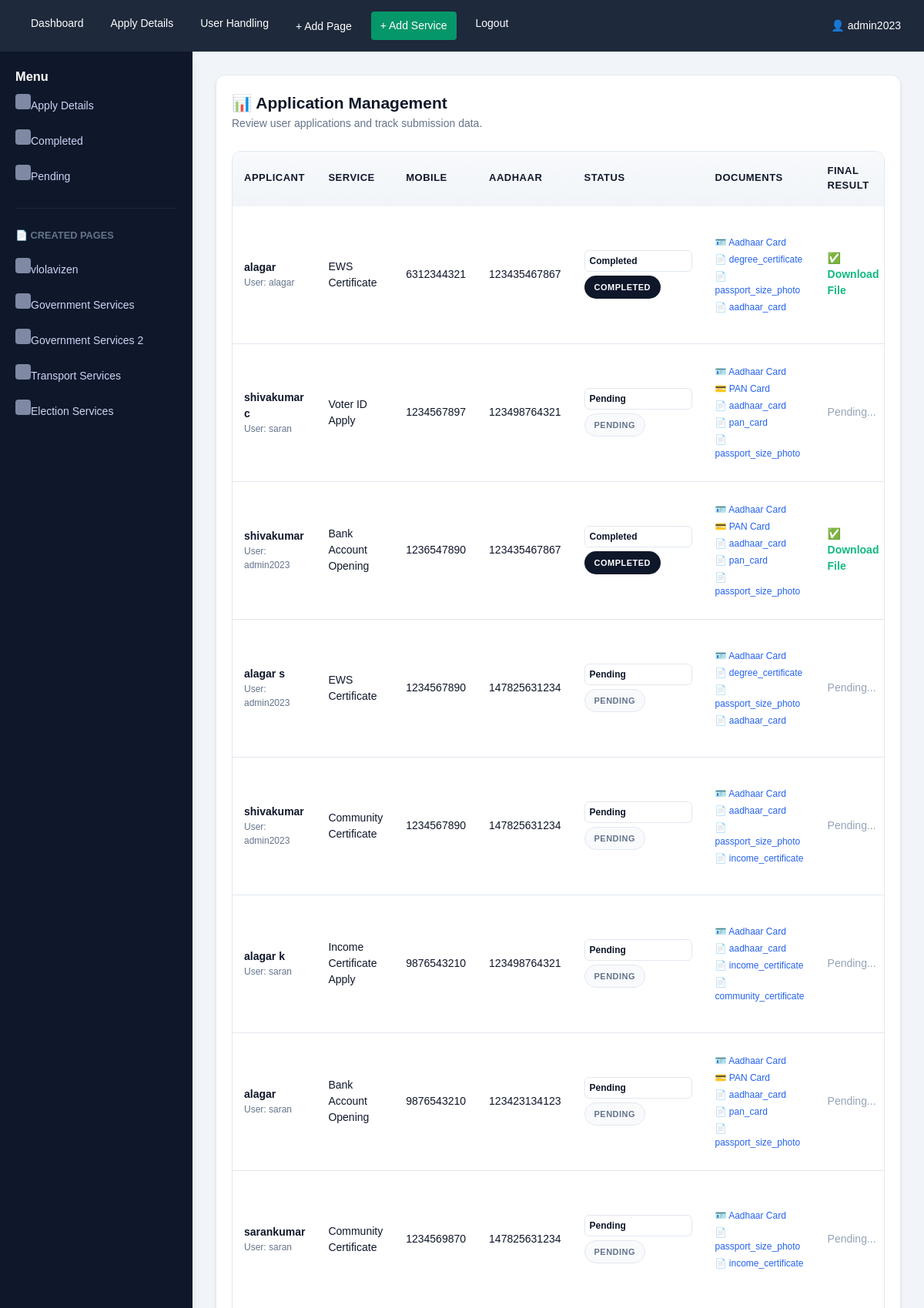
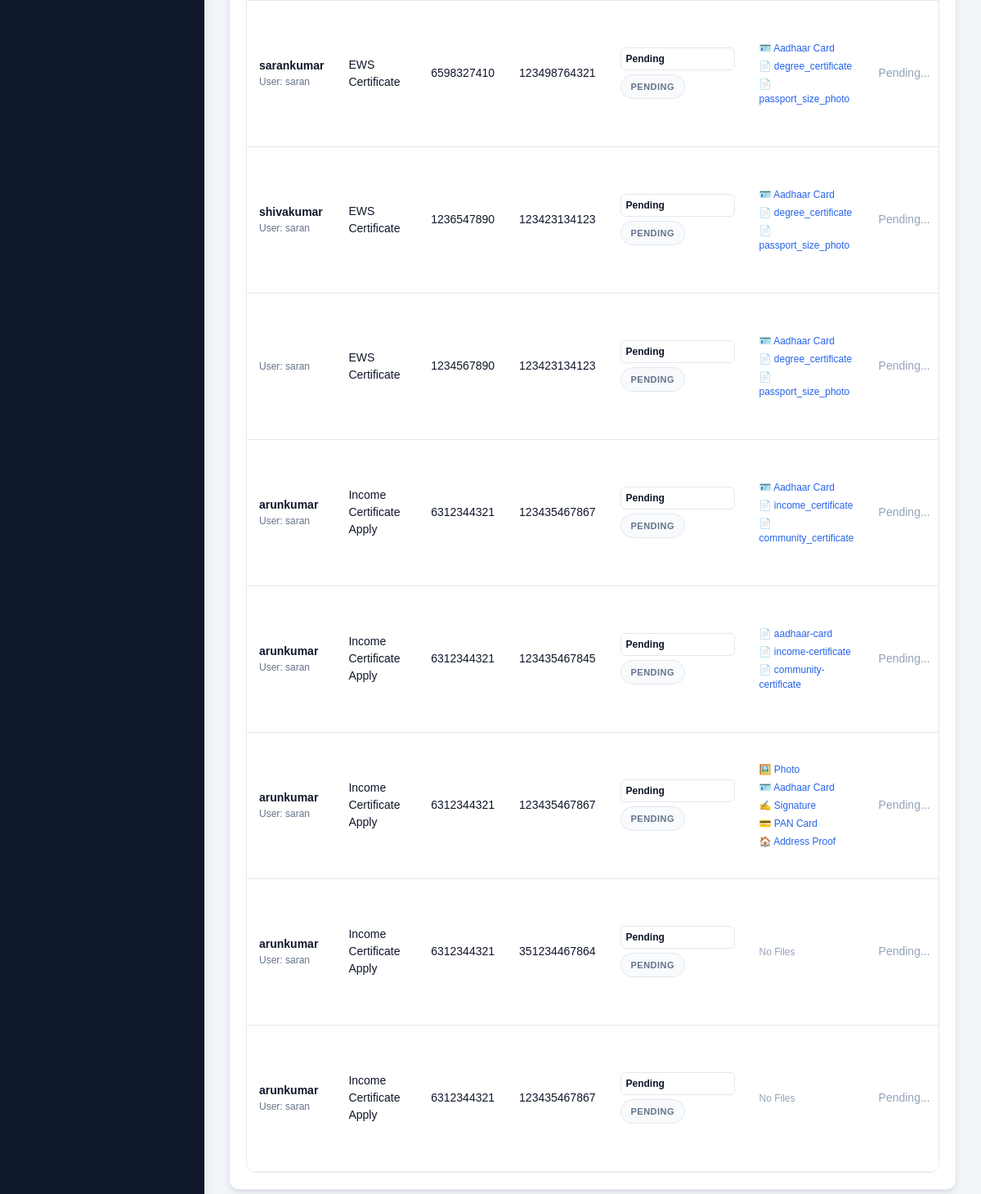
Page /adminsite/apply-details/ (signed in) on the committed database (2 pictures, top to bottom).
### services/models.py (models this page shows, shortened)
class User(AbstractUser):
    ROLE_CHOICES = [
        ('ADMIN', 'Admin'),
        ('AGENT1', 'Agent1'),
        ('AGENT2', 'Agent2'),
        ('USER', 'User'),
    ]
    role = models.CharField(max_length=10, choices=ROLE_CHOICES, default='USER')
    mobile = models.CharField(max_length=15, blank=True, null=True)

class Page(models.Model):
    title = models.CharField(max_length=100)
    description = models.TextField()
    created_at = models.DateTimeField(auto_now_add=True)

class ServiceRequest(models.Model):
    STATUS_CHOICES = [
        ('Pending', 'Pending'),
        ('Under Review', 'Under Review'),
        ('In Progress', 'In Progress'),
        ('Approved', 'Approved'),
        ('Rejected', 'Rejected'),
        ('Completed', 'Completed'),
    ]
    user = models.ForeignKey(User, on_delete=models.CASCADE)
    service = models.ForeignKey(Service, on_delete=models.CASCADE)
    full_name = models.CharField(max_length=100, blank=True)
    dob = models.DateField(null=True, blank=True)
    email = models.EmailField(blank=True)
    address = models.TextField(blank=True)
    mobile = models.CharField(max_length=15, blank=True)
    aadhaar_number = models.CharField(max_length=12, blank=True)
    photo = models.FileField(upload_to='requests/photos/', null=True, blank=True)
    aadhaar_card = models.FileField(upload_to='requests/aadhaar/', null=True, blank=True)
    pan_card = models.FileField(upload_to='requests/pan/', null=True, blank=True)
    signature = models.FileField(upload_to='requests/signatures/', null=True, blank=True)
    address_proof = models.FileField(upload_to='requests/address_proof/', null=True, blank=True)
    dynamic_documents = models.JSONField(default=dict, blank=True)
    description = models.TextField(blank=True)
    completed_file = models.FileField(upload_to='requests/completed/', null=True, blank=True)
    status = models.CharField(max_length=20, choices=STATUS_CHOICES, default='Pending')
    assigned_to = models.ForeignKey(User, on_delete=models.SET_NULL, null=True, blank=True, related_name='assigned_requests')
    created_at = models.DateTimeField(auto_now_add=True)
    remarks = models.TextField(blank=True)

class Service(models.Model):
    name = models.CharField(max_length=100)
    description = models.TextField()
    charges = models.DecimalField(max_digits=10, decimal_places=2, default=0.00, help_text="Service charges amount")
    documents_required = models.TextField(blank=True, help_text="List of required documents")
    tutorial_link = models.URLField(blank=True, help_text="YouTube or tutorial video link")
    apply_link = models.URLField(blank=True, help_text="Link to apply for this service")
    page = models.ForeignKey('Page', on_delete=models.SET_NULL, null=True, blank=True, related_name='services', help_text="Assign to a specific page")
    created_at = models.DateTimeField(auto_now_add=True)

### services/views.py (the view)
# urls.py: path('adminsite/apply-details/', views.apply_details, name='apply_details'),
@login_required
@role_required(['ADMIN', 'AGENT1'])
def apply_details(request):
    all_requests = ServiceRequest.objects.all().order_by('-created_at')
    pages = Page.objects.all()
    agents = User.objects.filter(role__in=['AGENT1', 'AGENT2'])
    template_name = 'admin-site/apply_details.html'
    if request.user.role == 'AGENT1':
        template_name = 'agent1-site/apply_details.html'
    return render(request, template_name, {'pages': pages, 'requests': all_requests, 'agents': agents})

### services/context_processors.py (called while the page is built)
def admin_pages(request):
    if request.path.startswith('/adminsite/'):
        return {'pages': Page.objects.all()}
    return {'pages': []}

### services/views.py (called while the page is built, shortened)
def role_required(allowed_roles):
    def decorator(view_func):
        @wraps(view_func)
        def _wrapped_view(request, *args, **kwargs):
            if not request.user.is_authenticated:
                return redirect(reverse('login') + '?next=' + request.path)
            is_permitted = request.user.role in allowed_roles
            if 'ADMIN' in allowed_roles and (request.user.is_staff or request.user.is_superuser):
                is_permitted = True
            return view_func(request, *args, **kwargs)
        return _wrapped_view
    return decorator

### services/templates/admin-site/apply_details.html (shortened to what this page needs)
{% extends 'admin-site/admin_base.html' %}
{% block content %}
<div class="card">
    <h2 style="font-weight: 800; color: #0f172a; display: flex; align-items: center; gap: 10px;">
        📊 Application Management
    </h2>
    <p style="color: #64748b; margin-bottom: 25px;">Review user applications and track submission data.</p>
    <div class="table-wrapper">
        <table style="width: 100%; border-collapse: collapse; min-width: 900px;">
            <thead>
                <tr style="text-align: left; border-bottom: 2px solid #f1f5f9;">
                    <th style="padding: 15px;">Applicant</th>
                    <th style="padding: 15px;">Service</th>
                    <th style="padding: 15px;">Mobile</th>
                    <th style="padding: 15px;">Aadhaar</th>
                    <th style="padding: 15px;">Status</th>
                    <th style="padding: 15px;">Documents</th>
                    <th style="padding: 15px;">Final Result</th>
                </tr>
            </thead>
            <tbody>
                {% for req in requests %}
                <tr style="border-bottom: 1px solid #f1f5f9;" class="admin-table-row">
                    <td style="padding: 15px;">
                        <div style="font-weight: 600;">{{ req.full_name }}</div>
                        <div style="font-size: 12px; color: #64748b;">User: {{ req.user.username }}</div>
                    </td>
                    <td style="padding: 15px;">{{ req.service.name }}</td>
                    <td style="padding: 15px;">{{ req.mobile }}</td>
                    <td style="padding: 15px;">{{ req.aadhaar_number }}</td>
                    <td style="padding: 15px;">
                        <form method="post" action="{% url 'update_request_status' req.id %}" style="display: flex; flex-direction: column; gap: 5px;">
                            <select name="status" onchange="this.form.submit()" style="padding: 6px; font-size: 12px; border: 1px solid #e2e8f0; border-radius: 6px; background: #ffffff; cursor: pointer; width: 140px; font-weight: 600;">
                                <option value="Pending" {% if req.status == 'Pending' %}selected{% endif %}>Pending</option>
                                <option value="Completed" {% if req.status == 'Completed' %}selected{% endif %}>Completed</option>
                            </select>
                            <span class="status-badge status-{{ req.status|lower|slugify }}" style="width: fit-content;">{{ req.status }}</span>
                        </form>
                    </td>
                    <td style="padding: 15px;">
                        <div style="display: flex; flex-direction: column; gap: 4px; font-size: 12px;">
                            {% if req.photo %}<a href="{{ req.photo.url }}" target="_blank" class="doc-link">🖼️ Photo</a>{% endif %}
                            {% if req.aadhaar_card %}<a href="{{ req.aadhaar_card.url }}" target="_blank" class="doc-link">🪪 Aadhaar Card</a>{% endif %}
                            {% if req.signature %}<a href="{{ req.signature.url }}" target="_blank" class="doc-link">✍️ Signature</a>{% endif %}
                            {% if req.pan_card %}<a href="{{ req.pan_card.url }}" target="_blank" class="doc-link">💳 PAN Card</a>{% endif %}
                            {% if req.address_proof %}<a href="{{ req.address_proof.url }}" target="_blank" class="doc-link">🏠 Address Proof</a>{% endif %}
                            {% if req.dynamic_documents %}
                                {% for doc_name, doc_path in req.dynamic_documents.items %}
                                    <a href="/media/{{ doc_path }}" target="_blank" class="doc-link" title="Click to download">📄 {{ doc_name }}</a>
                                {% endfor %}
                            {% endif %}
                            {% if not req.photo and not req.aadhaar_card and not req.signature and not req.pan_card and not req.address_proof and not req.dynamic_documents %}
                                <span style="color: #94a3b8;">No Files</span>
                            {% endif %}
                        </div>
                    </td>
                    <td style="padding: 15px;">
                        {% if req.completed_file %}
                        <a href="{{ req.completed_file.url }}" target="_blank" style="color: #10b981; text-decoration: none; font-weight: 600;">✅ Download File</a>
                        {% else %}
                        <span style="color: #94a3b8;">Pending...</span>
                        {% endif %}
                    </td>
                </tr>
                {% endfor %}
            </tbody>
        </table>
    </div>
</div>
{% endblock %}

### services/templates/admin-site/admin_base.html (shortened to what this page needs)
{% load static %}
<!DOCTYPE html>
<html lang="en">
<head>
    <link rel="stylesheet" href="{% static 'services/css/style.css' %}">
</head>
<body>
<div class="top-navbar">
    <div class="nav-links">
        <a href="{% url 'admin_dashboard' %}">Dashboard</a>
        <a href="{% url 'apply_details' %}">Apply Details</a>
        <a href="{% url 'user_details' %}">User Handling</a>
        <button onclick="document.getElementById('addPageModal').classList.add('show')">+ Add Page</button>
        <a href="{% url 'add_service' %}"  style="background: #059669; padding: 8px 12px; border: none; color: white; border-radius: 4px; cursor: pointer;">+ Add Service</a>
        <a href="{% url 'admin_login' %}">Logout</a>
    </div>
    <div style="white-space: nowrap;">
        👤 {{ user.username }}
    </div>
</div>
<div class="dashboard-container">
    <aside class="sidebar">
        <h3>Menu</h3>
        {% if request.resolver_match.url_name == 'apply_details' %}
        <div class="sidebar-menu">
            <a href="#">Apply Details</a>
            <a href="#">Completed</a>
            <a href="#">Pending</a>
        </div>
        {% endif %}
        <div class="sidebar-menu" style="margin-top: 20px; border-top: 1px solid #1e293b; padding-top: 10px;">
            <h4>📄 Created Pages</h4>
            {% if pages %}
                {% for p in pages %}
                    <a href="{% url 'view_custom_page' p.id %}">{{ p.title }}</a>
                {% endfor %}
            {% else %}
                <p style="color: #64748b; font-size: 13px; margin: 5px 0;">No pages created yet</p>
            {% endif %}
        </div>
    </aside>
    <div class="main-content">
        {% block content %}{% endblock %}
    </div>
</div>
</body>
</html>

### services/static/services/css/style.css (style rules this page uses)
:root { --primary: #2563eb; --primary-hover: #1d4ed8; --secondary: #64748b; --success: #10b981; --warning: #f59e0b; --danger: #ef4444; --info: #3b82f6; --background: #f8fafc; --card-bg: #ffffff; --dark-bg: #0f172a; --dark-card: #1e293b; --text-main: #0f172a; --text-muted: #64748b; --border: #e2e8f0; --shadow: 0 4px 6px -1px rgb(0 0 0 / 0.1); --shadow-lg: 0 10px 15px -3px rgb(0 0 0 / 0.1); }
* { margin: 0; padding: 0; box-sizing: border-box; }
html, body { height: 100%; }
body { background-color: var(--background); color: var(--text-main); font-family: 'Inter', system-ui, -apple-system, sans-serif; line-height: 1.5; font-size: 14px; }
.dashboard-container { display: flex; min-height: 100vh; background-color: var(--background); }
.sidebar { width: 260px; background: linear-gradient(135deg, #1e293b 0%, #0f172a 100%); color: white; padding: 20px; overflow-y: auto; box-shadow: var(--shadow-lg); transition: all 0.3s ease; position: sticky; top: 0; }
.main-content { flex: 1; overflow-y: auto; display: flex; flex-direction: column; }
.sidebar-menu { list-style: none; }
.sidebar-menu a { display: flex; align-items: center; gap: 12px; padding: 12px 16px; color: rgba(255, 255, 255, 0.8); text-decoration: none; border-radius: 8px; transition: all 0.3s ease; font-weight: 500; }
.sidebar-menu a::before { content: ''; display: inline-block; width: 20px; height: 20px; background: currentColor; border-radius: 4px; opacity: 0.6; }
.card { background: white; border: 1px solid var(--border); border-radius: 12px; padding: 20px; box-shadow: var(--shadow); transition: all 0.3s ease; animation: slideIn 0.4s ease-out; }
.table-wrapper { overflow-x: auto; border-radius: 12px; border: 1px solid var(--border); }
table { width: 100%; border-collapse: collapse; background: white; }
thead { background-color: #f1f5f9; border-bottom: 2px solid var(--border); }
th { padding: 16px; text-align: left; font-weight: 700; color: var(--text-main); font-size: 13px; text-transform: uppercase; letter-spacing: 0.5px; background: linear-gradient(180deg, #f8fafc 0%, #f1f5f9 100%); }
td { padding: 14px 16px; border-bottom: 1px solid var(--border); color: var(--text-main); font-size: 14px; }
tbody tr { transition: all 0.2s ease; }
tbody tr:last-child td { border-bottom: none; }
input[type="text"], input[type="email"], input[type="password"], input[type="number"], input[type="date"], input[type="time"], textarea, select { padding: 12px 14px; border: 1px solid var(--border); border-radius: 8px; font-size: 14px; font-family: inherit; background: white; color: var(--text-main); transition: all 0.3s ease; }
select { cursor: pointer; appearance: none; background-repeat: no-repeat; background-position: right 12px center; padding-right: 32px; }
button, .btn { padding: 10px 20px; border: none; border-radius: 8px; font-size: 14px; font-weight: 600; cursor: pointer; transition: all 0.3s ease; display: inline-flex; align-items: center; justify-content: center; gap: 8px; text-decoration: none; }
.status-pending { background-color: #fef3c7; color: #b45309; }
.status-completed { background-color: #d1fae5; color: #065f46; }

### services/templates/admin-site/admin_base.html (style rules this page uses)
body { margin: 0; font-family: Arial; }
.top-navbar { display: flex; justify-content: space-between; align-items: center; background: #1e293b; padding: 15px 30px; color: white; flex-wrap: wrap; gap: 10px; }
.nav-links { display: flex; gap: 15px; flex-wrap: wrap; }
.nav-links a, .nav-links button { color: white; text-decoration: none; font-weight: 500; cursor: pointer; background: none; border: none; padding: 5px 10px; border-radius: 4px; transition: background 0.3s; }
.dashboard-container { display: flex; }
.sidebar { width: 250px; background: #0f172a; color: white; min-height: 100vh; padding: 20px; overflow-y: auto; }
.sidebar-menu { margin-bottom: 20px; }
.sidebar-menu h4 { margin: 15px 0 10px 0; color: #64748b; font-size: 0.8rem; text-transform: uppercase; }
.sidebar-menu a, .sidebar-menu button { display: block; color: #cbd5f5; padding: 10px 0; text-decoration: none; border: none; background: none; cursor: pointer; font-size: 14px; transition: color 0.3s; }
.main-content { flex: 1; padding: 30px; background: #f1f5f9; }

### rows in the picture
User: username "admin2023"
Page: title "vlolavizen"
Page: title "Government Services"
Page: title "Government Services 2"
Page: title "Transport Services"
Page: title "Election Services"
ServiceRequest: full_name "alagar", user.username "alagar", service.name "EWS Certificate", mobile "6312344321", aadhaar_number "123435467867", status "Completed", status "COMPLETED", dynamic_documents "degree_certificate" "passport_size_photo" "aadhaar_card"
ServiceRequest: full_name "shivakumar c", user.username "saran", service.name "Voter ID Apply", mobile "1234567897", aadhaar_number "123498764321", status "Pending", status "PENDING", dynamic_documents "aadhaar_card" "pan_card" "passport_size_photo", completed_file "Pending..."
ServiceRequest: full_name "shivakumar", user.username "admin2023", service.name "Bank Account Opening", mobile "1236547890", aadhaar_number "123435467867", status "Completed", status "COMPLETED", dynamic_documents "aadhaar_card" "pan_card" "passport_size_photo"
ServiceRequest: full_name "alagar s", user.username "admin2023", service.name "EWS Certificate", mobile "1234567890", aadhaar_number "147825631234", status "Pending", status "PENDING", dynamic_documents "degree_certificate" "passport_size_photo" "aadhaar_card", completed_file "Pending..."
ServiceRequest: full_name "shivakumar", user.username "admin2023", service.name "Community Certificate", mobile "1234567890", aadhaar_number "147825631234", status "Pending", status "PENDING", dynamic_documents "aadhaar_card" "passport_size_photo" "income_certificate", completed_file "Pending..."
ServiceRequest: full_name "alagar k", user.username "saran", service.name "Income Certificate Apply", mobile "9876543210", aadhaar_number "123498764321", status "Pending", status "PENDING", dynamic_documents "aadhaar_card" "income_certificate" "community_certificate", completed_file "Pending..."
ServiceRequest: full_name "alagar", user.username "saran", service.name "Bank Account Opening", mobile "9876543210", aadhaar_number "123423134123", status "Pending", status "PENDING", dynamic_documents "aadhaar_card" "pan_card" "passport_size_photo", completed_file "Pending..."
ServiceRequest: full_name "sarankumar", user.username "saran", service.name "Community Certificate", mobile "1234569870", aadhaar_number "147825631234", status "Pending", status "PENDING", dynamic_documents "passport_size_photo" "income_certificate", completed_file "Pending..."
ServiceRequest: full_name "sarankumar", user.username "saran", service.name "EWS Certificate", mobile "6598327410", aadhaar_number "123498764321", status "Pending", status "PENDING", dynamic_documents "degree_certificate" "passport_size_photo", completed_file "Pending..."
ServiceRequest: full_name "shivakumar", user.username "saran", service.name "EWS Certificate", mobile "1236547890", aadhaar_number "123423134123", status "Pending", status "PENDING", dynamic_documents "degree_certificate" "passport_size_photo", completed_file "Pending..."
ServiceRequest: user.username "saran", service.name "EWS Certificate", mobile "1234567890", aadhaar_number "123423134123", status "Pending", status "PENDING", dynamic_documents "degree_certificate" "passport_size_photo", completed_file "Pending..."
ServiceRequest: full_name "arunkumar", user.username "saran", service.name "Income Certificate Apply", mobile "6312344321", aadhaar_number "123435467867", status "Pending", status "PENDING", dynamic_documents "income_certificate" "community_certificate", completed_file "Pending..."
ServiceRequest: full_name "arunkumar", user.username "saran", service.name "Income Certificate Apply", mobile "6312344321", aadhaar_number "123435467845", status "Pending", status "PENDING", dynamic_documents "aadhaar-card" "income-certificate" "community-certificate", completed_file "Pending..."
ServiceRequest: full_name "arunkumar", user.username "saran", service.name "Income Certificate Apply", mobile "6312344321", aadhaar_number "123435467867", status "Pending", status "PENDING", completed_file "Pending..."
ServiceRequest: full_name "arunkumar", user.username "saran", service.name "Income Certificate Apply", mobile "6312344321", aadhaar_number "351234467864", status "Pending", status "PENDING", photo "No Files", completed_file "Pending..."
ServiceRequest: full_name "arunkumar", user.username "saran", service.name "Income Certificate Apply", mobile "6312344321", aadhaar_number "123435467867", status "Pending", status "PENDING", photo "No Files", completed_file "Pending..."
